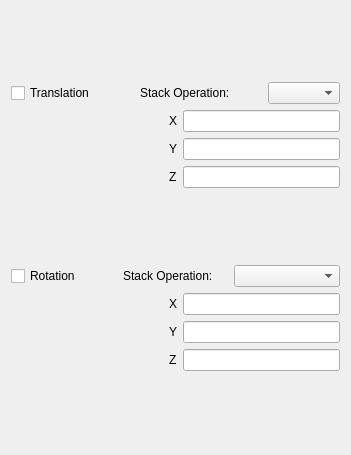
<?xml version="1.0" encoding="UTF-8"?>
<ui version="4.0">
 <class>ConstantEntryInformation</class>
 <widget class="QWidget" name="ConstantEntryInformation">
  <property name="geometry">
   <rect>
    <x>0</x>
    <y>0</y>
    <width>351</width>
    <height>455</height>
   </rect>
  </property>
  <property name="windowTitle">
   <string>Form</string>
  </property>
  <layout class="QVBoxLayout" name="verticalLayout">
   <item>
    <layout class="QVBoxLayout" name="verticalLayout_2">
     <item>
      <layout class="QHBoxLayout" name="horizontalLayout_6">
       <item>
        <widget class="QCheckBox" name="translationCheckBox">
         <property name="text">
          <string>Translation</string>
         </property>
         <property name="checked">
          <bool>false</bool>
         </property>
        </widget>
       </item>
       <item>
        <widget class="QLabel" name="translationStackLabel">
         <property name="text">
          <string>Stack Operation:</string>
         </property>
        </widget>
       </item>
       <item>
        <widget class="QComboBox" name="translationStackComboBox">
         <property name="sizePolicy">
          <sizepolicy hsizetype="Maximum" vsizetype="Fixed">
           <horstretch>0</horstretch>
           <verstretch>0</verstretch>
          </sizepolicy>
         </property>
        </widget>
       </item>
      </layout>
     </item>
     <item>
      <layout class="QHBoxLayout" name="horizontalLayout_5">
       <item>
        <spacer name="horizontalSpacer">
         <property name="orientation">
          <enum>Qt::Horizontal</enum>
         </property>
         <property name="sizeHint" stdset="0">
          <size>
           <width>40</width>
           <height>20</height>
          </size>
         </property>
        </spacer>
       </item>
       <item>
        <widget class="QLabel" name="translatioLabelX">
         <property name="text">
          <string>X</string>
         </property>
        </widget>
       </item>
       <item>
        <widget class="QLineEdit" name="translationLineEditX"/>
       </item>
      </layout>
     </item>
     <item>
      <layout class="QHBoxLayout" name="horizontalLayout_4">
       <item>
        <spacer name="horizontalSpacer_2">
         <property name="orientation">
          <enum>Qt::Horizontal</enum>
         </property>
         <property name="sizeHint" stdset="0">
          <size>
           <width>40</width>
           <height>20</height>
          </size>
         </property>
        </spacer>
       </item>
       <item>
        <widget class="QLabel" name="translationLabelY">
         <property name="text">
          <string>Y</string>
         </property>
        </widget>
       </item>
       <item>
        <widget class="QLineEdit" name="translationLineEditY"/>
       </item>
      </layout>
     </item>
     <item>
      <layout class="QHBoxLayout" name="horizontalLayout_3">
       <item>
        <spacer name="horizontalSpacer_3">
         <property name="orientation">
          <enum>Qt::Horizontal</enum>
         </property>
         <property name="sizeHint" stdset="0">
          <size>
           <width>40</width>
           <height>20</height>
          </size>
         </property>
        </spacer>
       </item>
       <item>
        <widget class="QLabel" name="translationLabelZ">
         <property name="text">
          <string>Z</string>
         </property>
        </widget>
       </item>
       <item>
        <widget class="QLineEdit" name="translationLineEditZ"/>
       </item>
      </layout>
     </item>
    </layout>
   </item>
   <item>
    <layout class="QVBoxLayout" name="verticalLayout_3">
     <item>
      <layout class="QHBoxLayout" name="horizontalLayout_7">
       <item>
        <widget class="QCheckBox" name="rotationCheckBox">
         <property name="text">
          <string>Rotation</string>
         </property>
        </widget>
       </item>
       <item>
        <widget class="QLabel" name="rotationStackLabel">
         <property name="text">
          <string>Stack Operation:</string>
         </property>
        </widget>
       </item>
       <item>
        <widget class="QComboBox" name="rotationStackComboBox"/>
       </item>
      </layout>
     </item>
     <item>
      <layout class="QHBoxLayout" name="horizontalLayout_11">
       <item>
        <spacer name="horizontalSpacer_4">
         <property name="orientation">
          <enum>Qt::Horizontal</enum>
         </property>
         <property name="sizeHint" stdset="0">
          <size>
           <width>40</width>
           <height>20</height>
          </size>
         </property>
        </spacer>
       </item>
       <item>
        <widget class="QLabel" name="rotationLabelX">
         <property name="text">
          <string>X</string>
         </property>
        </widget>
       </item>
       <item>
        <widget class="QLineEdit" name="rotationLineEditX"/>
       </item>
      </layout>
     </item>
     <item>
      <layout class="QHBoxLayout" name="horizontalLayout_10">
       <item>
        <spacer name="horizontalSpacer_5">
         <property name="orientation">
          <enum>Qt::Horizontal</enum>
         </property>
         <property name="sizeHint" stdset="0">
          <size>
           <width>40</width>
           <height>20</height>
          </size>
         </property>
        </spacer>
       </item>
       <item>
        <widget class="QLabel" name="rotationLabelY">
         <property name="text">
          <string>Y</string>
         </property>
        </widget>
       </item>
       <item>
        <widget class="QLineEdit" name="rotationLineEditY"/>
       </item>
      </layout>
     </item>
     <item>
      <layout class="QHBoxLayout" name="horizontalLayout_8">
       <item>
        <spacer name="horizontalSpacer_6">
         <property name="orientation">
          <enum>Qt::Horizontal</enum>
         </property>
         <property name="sizeHint" stdset="0">
          <size>
           <width>40</width>
           <height>20</height>
          </size>
         </property>
        </spacer>
       </item>
       <item>
        <widget class="QLabel" name="rotationLabelZ">
         <property name="text">
          <string>Z</string>
         </property>
        </widget>
       </item>
       <item>
        <widget class="QLineEdit" name="rotationLineEditZ"/>
       </item>
      </layout>
     </item>
    </layout>
   </item>
  </layout>
 </widget>
 <resources/>
 <connections/>
</ui>
